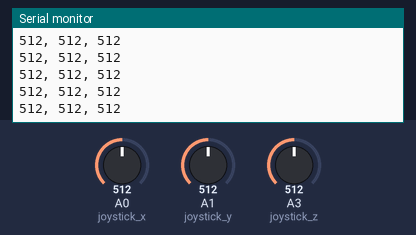
Simulated run of this sketch. Board: Arduino Uno, built with avr-gcc and run on an emulated ATmega328P. Shown: the last lines printed to the serial monitor. The inputs (shaded band) are chosen by the test bench; at power-on: A3 (joystick_z) = 512, A0 (joystick_x) = 512, A1 (joystick_y) = 512.

Above: at 8.7 s.
8.8 s: A3 (joystick_z) set to 11
At 8.88 s:
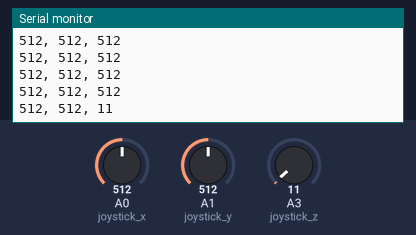
11.8 s: A3 (joystick_z) set to 8
At 11.8 s:
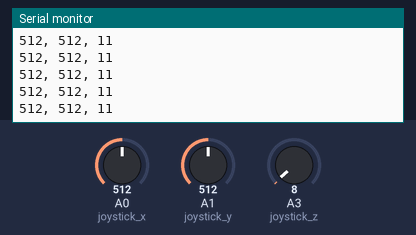
Timing chart, 0 to 14.3 s (numbered marks = the images above; inputs shaded):
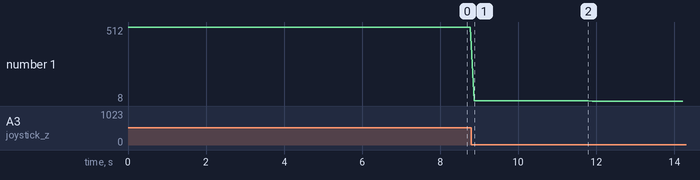

The sketch:

27_joystick_module.ino
```cpp
int joystick_x = 0;
int joystick_y = 1;
int joystick_z = 3;

void setup() {
  pinMode(joystick_z, INPUT);
  Serial.begin(9600);
}

void loop() {
int x,y,z;
x = analogRead(joystick_x);
y = analogRead(joystick_y);
z = analogRead(joystick_z);
Serial.print(x, DEC);
Serial.print(", " );
Serial.print(y, DEC);
Serial.print(", " );
Serial.println(z, DEC);
delay(100);
}
```

Measured:
- after the input at 8.8 s, the serial monitor: prints a new line after 0.07 s (image 1)
- plotted number 1: 512 → 11 after the input at 8.8 s, 11 → 8 after the input at 11.8 s
